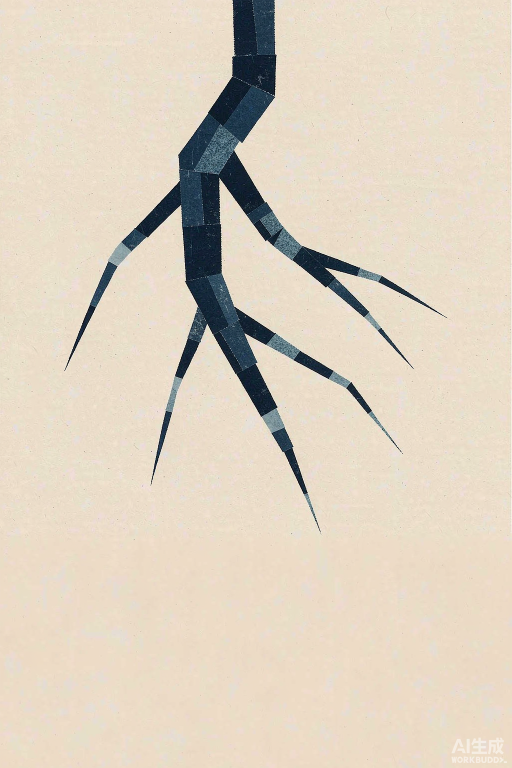
#> input picture assets/root-src-1.png, 1024 x 1536 px (shown at 1/2 size); its folder holds only this picture in this run
$ python prep_roots.py
#> lines starting #> are read from the running program, lines starting #| are printed output that depends on the picture; after the words box and inside, x2 and y2 are one past the last pixel; in counts of white or black regions, pixels touching at a corner belong together
#!/usr/bin/env python3
"""树根素材后处理：
1. 裁掉底部 AI 水印
2. 抠掉纸色背景（四角取参考色，只抠与边界连通区域）
3. 按根颈（画面最顶端非透明像素）中心对齐到统一基准点
4. 统一画布裁剪 + 缩放输出 root-1.png ~ root-8.png（前端 8 层同尺寸叠放）
"""
import os
import numpy as np
from PIL import Image
from scipy import ndimage

ASSETS = os.path.join(os.path.dirname(os.path.abspath(__file__)), "..", "assets")
N = 8
BASE_X = 512      # 对齐基准：根颈中心 x
BASE_Y = 24       # 对齐基准：根颈顶 y
CROP_BOTTOM = 1280  # 统一裁剪保留的画布高度（对齐后）

def cut_background(img, dist_thr=46):
    a = np.array(img.convert("RGB"))
    corners = np.concatenate([
        a[:40, :40].reshape(-1, 3), a[:40, -40:].reshape(-1, 3),
        a[-160:-40, :40].reshape(-1, 3), a[-160:-40, -40:].reshape(-1, 3),
    ])
    ref = corners.mean(axis=0)
    rgba = np.array(img.convert("RGBA"))
    rgb = rgba[..., :3].astype(np.int16)
    dist = np.sqrt(((rgb - ref.astype(np.int16)) ** 2).sum(axis=-1))
    bg = dist < dist_thr
    labels, n = ndimage.label(bg)
    border = set(np.unique(np.concatenate([
        labels[0, :], labels[-1, :], labels[:, 0], labels[:, -1]
    ])))
    border.discard(0)
    rgba[..., 3] = np.where(np.isin(labels, list(border)), 0, 255).astype(np.uint8)
    return Image.fromarray(rgba, "RGBA"), ref

def crown_point(alpha):
    """根颈顶端中心：最上 6 行非透明像素的 x 中位数。"""
    rows = np.where(alpha.max(axis=1) > 8)[0]
    top = rows[0]
    band = alpha[top:top + 6, :]
    xs = np.where(band.max(axis=0) > 8)[0]
    return top, int(np.median(xs))

masks = {}
out_h = CROP_BOTTOM
mask_hex_list = []   # 128x160 二值命中网格（file:// 下 canvas getImageData 被跨域污染，必须预生成）
MW, MH = 128, 160
for i in range(1, N + 1):
    src = os.path.join(ASSETS, f"root-src-{i}.png")
    img = Image.open(src)
#> img is the input picture: PIL image 1024x1536 RGB; mean R, G, B 220.7, 209.1, 192.1
    w, h = img.size
#> w = 1024; h = 1536
    img = img.crop((0, 0, w, h - 80))  # 裁底部水印
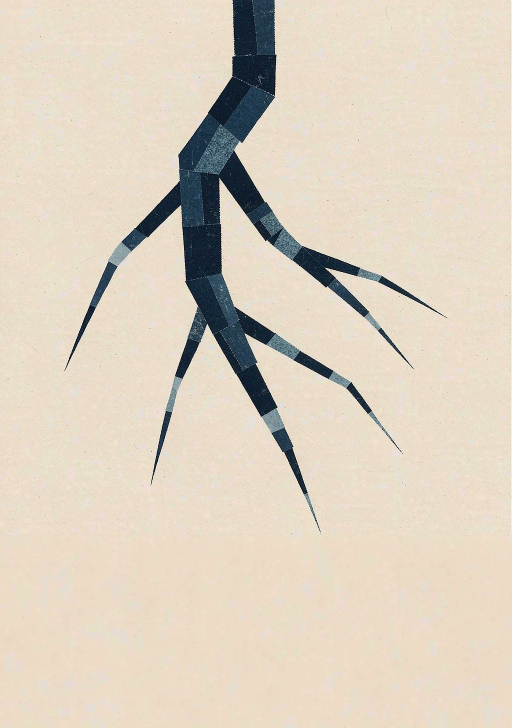
#> img: PIL image 1024x1456 RGB (shown at 1/2 size); mean R, G, B 219.8, 208.5, 191.7
    img, ref = cut_background(img)
#> in cut_background, `ref = corners.mean(axis=0)`: ref = [235.2, 219.4, 200]
#> in cut_background, `bg = dist < dist_thr`:
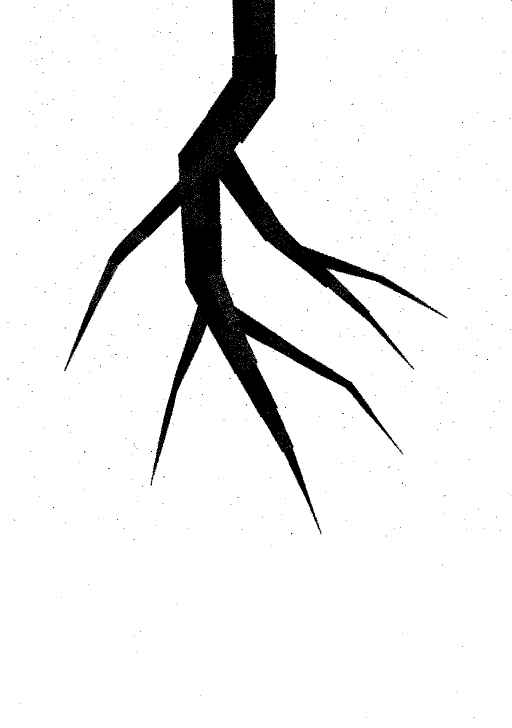
#> bg: shape (1456, 1024) bool (shown at 1/2 size); 92.4% white; 378 black regions (377 under 20 px), largest, box (x1, y1, x2, y2) and area: (128, 0, 895, 1069) 113059
#> in cut_background, `labels, n = ndimage.label(bg)`:
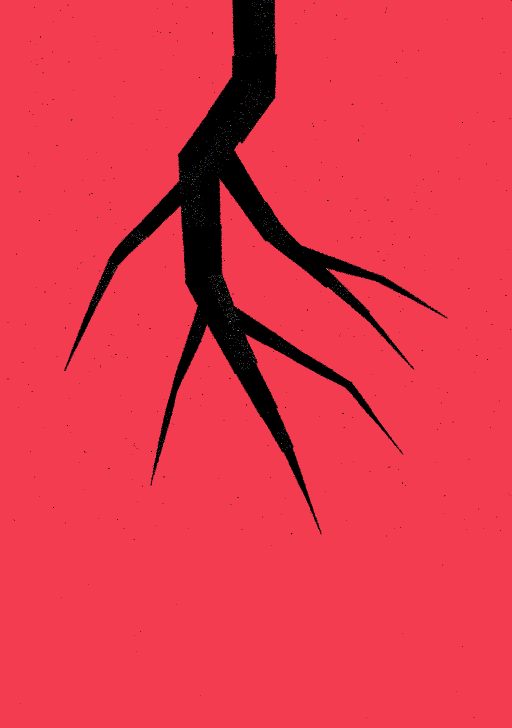
#> labels: shape (1456, 1024) int32 (shown at 1/2 size); 1068 distinct labels, from 0 to 1067; one colour per label, 0 black
#> in cut_background, `labels, n = ndimage.label(bg)`: n = 1067
#> in cut_background, `border = set(np.unique(np.concatenate([ labels[0, :], labels[-1, :], l..`: border = 3 items
#> in cut_background, `rgba[..., 3] = np.where(np.isin(labels, list(border)), 0, 255).astype(..`:
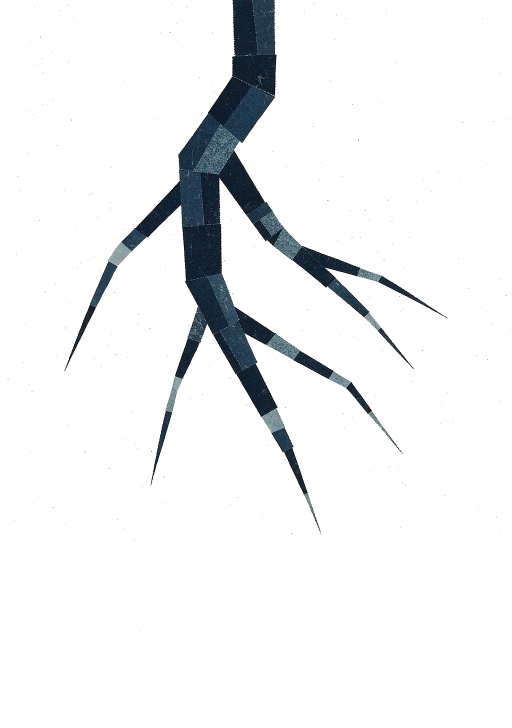
#> rgba: shape (1456, 1024, 4) (shown at 1/2 size); mean R, G, B, A 219.8, 208.5, 191.7, 19.7; transparent parts drawn white
#> ref = [235.2, 219.4, 200]
    alpha = np.array(img)[..., 3]
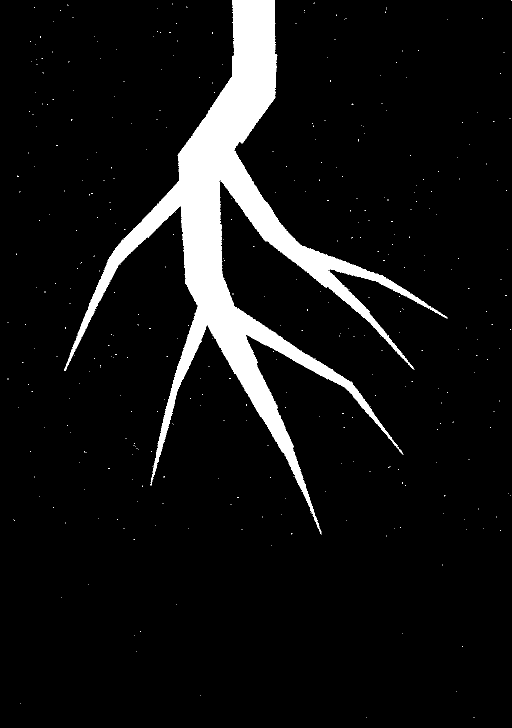
#> alpha: shape (1456, 1024) (shown at 1/2 size); 7.7% white; 378 white regions (377 under 20 px), largest, box (x1, y1, x2, y2) and area: (128, 0, 895, 1069) 114258
    top, cx = crown_point(alpha)
#> in crown_point, `rows = np.where(alpha.max(axis=1) > 8)[0]`: rows = 1087 values from 0 to 1434
#> in crown_point, `top = rows[0]`: top = 0
#> in crown_point, `xs = np.where(band.max(axis=0) > 8)[0]`: xs = 89 values from 464 to 1023
#> top = 0; cx = 508
    # 平移：根颈中心 → (BASE_X, BASE_Y)
    dx, dy = BASE_X - cx, BASE_Y - top
#> dx = 4; dy = 24
    canvas = Image.new("RGBA", img.size, (0, 0, 0, 0))
#> canvas: PIL image 1024x1456 RGBA; every value is 0
    canvas.paste(img, (dx, dy))
    # 统一裁剪
    canvas = canvas.crop((0, 0, 1024, min(CROP_BOTTOM, canvas.size[1])))
#> canvas: PIL image 1024x1280 RGBA
    # 缩放输出
    out = canvas.resize((512, int(512 * canvas.size[1] / 1024)), Image.LANCZOS)
    out.save(os.path.join(ASSETS, f"root-{i}.png"))
    a = np.array(out)[..., 3]
    ys, xs = np.where(a > 8)
    print(f"root-{i}: {out.size}, 内容 bbox y[{ys.min()}~{ys.max()}] x[{xs.min()}~{xs.max()}], 纸底#{int(ref[0]):02X}{int(ref[1]):02X}{int(ref[2]):02X}")
#| root-1: (512, 640), 内容 bbox y[11~616] x[9~511], 纸底#EBDBC8
    out_h = out.size[1]
#> out_h = 640
    # 命中网格：512x640 → 128x160（4px/格），alpha>40 视为命中，每行 128bit = 32 hex 字符
    small = out.resize((MW, MH), Image.LANCZOS)
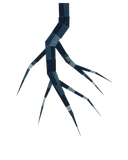
#> small: PIL image 128x160 RGBA; mean R, G, B, A 19, 20, 20.1, 22.5; transparent parts drawn white
    sa = np.array(small)[..., 3] > 40
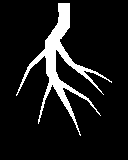
#> sa: shape (160, 128) bool; 10.1% white; 1 white region, box (x1, y1, x2, y2) and area: (16, 3, 112, 136) 2061
    rows = []
    for y in range(MH):
        bits = 0
        for x in range(MW):
            if sa[y, x]:
                bits |= 1 << (MW - 1 - x)
        rows.append(f"{bits:032x}")
#> (the run stopped early here; a loop or call above may not have finished)
